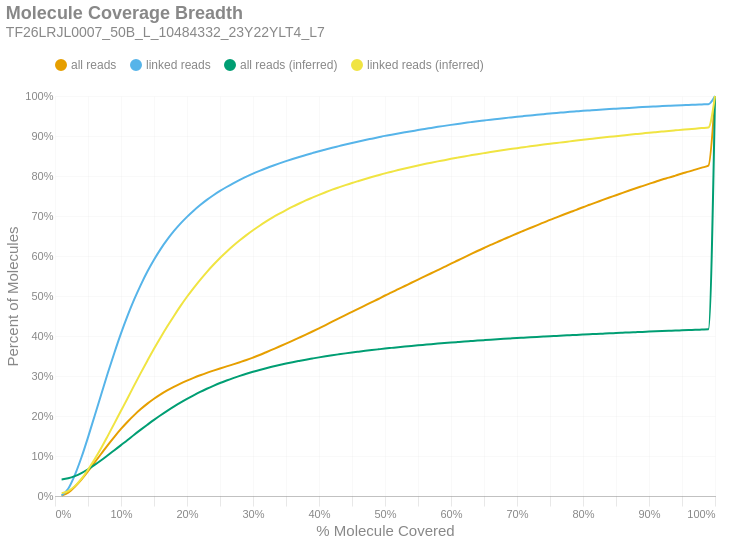

The notebook cell saved with this chart:
### Markdown cell above
### Molecule Read Coverage
This chart shows molecule coverage breadth as computed by the number of bases aligned to that molecule. In other words, "*how much of each unique long molecule is actually sequenced/aligned?*" Keep in mind there is a distinction between sequences and alignments, since some sequences belonging to a particular molecule may not align well and wouldn't appear in the alignment data. This chart also shows molecule coverage breadth as computed by the *inferred fragment* from which the aligned sequences originate. Unlike read coverage, this calculation takes into account the total insert size, including unsequenced gaps between the forward and reverse reads. Like the previous figures, these are cumulative percents.

### Code cell
if SKIPLR:
    print_html(f"Skipped")
else:
    binned_df = consolidated_hist(valids['coverage_bp'], mask, 0.01, True)
    binned_df_inf = consolidated_hist(valids['coverage_inserts'], mask, 0.01, True)
    binned_df = binned_df.with_columns(pl.lit(binned_df_inf['all reads (cumsum)']).alias('all reads (inferred)'))
    binned_df = binned_df.with_columns(pl.lit(binned_df_inf['linked reads (cumsum)']).alias('linked reads (inferred)'))
    binned_df = binned_df.with_columns(
        (pl.col('bin').cast(pl.Float64) + 0.01).alias('right_edge')
    )

    with SafeRender(binned_df):
        (
            density_plot(binned_df, 'Molecule Coverage Breadth', samplename, 'molcov', ['all reads (inferred)','linked reads (inferred)'])
            .encode(
                #x=alt.X('bin:Q', title="% Molecule Covered").axis(format = '%').scale(padding=0),
                x=alt.X('right_edge:Q', title="% Molecule Covered").axis(format='%').scale(padding=0),
                y=alt.Y('value:Q', title='Percent of Molecules')
                    .axis(format='%')
                    .stack(False)
                    .scale(domainMin=0, padding=0),
                color=alt.Color("key:N").scale(domain = ["all reads", "linked reads", "all reads (inferred)", "linked reads (inferred)"]),
                tooltip = [
                    alt.Tooltip("key:N", title = "Data Type"),
                    alt.Tooltip("range_label:N", title="% Molecule Covered"),
                    alt.Tooltip("value:Q", format = ".2%", title="% Molecules")
                ]
            )
        ).display()

### Figure 1 — Vega-Lite specification as saved in the notebook (floating-point values rounded to 4 significant figures)
{"width": "container", "height": 400, "config": {"title": {"anchor": "start", "dy": -15, "fontSize": 18, "color": "#888888", "subtitleColor": "#888888", "subtitleFontSize": 14}, "arc": {"fill": "#0072B2"}, "axis": {"domainColor": "#888888", "domainWidth": 0.5, "gridWidth": 0.2, "grid": false, "titleFontWeight": 400, "titleFontSize": 15, "labelFontSize": 11, "labelColor": "#888888", "tickColor": "#888888", "tickWidth": 0.2, "titleColor": "#888888"}, "axisBand": {"grid": false}, "axisX": {"grid": true, "tickSize": 10, "domainCap": "round"}, "axisY": {"domain": false, "grid": true, "tickSize": 0, "domainCap": "round"}, "background": "transparent", "header": {"labelFontSize": 15, "labelColor": "#888888", "titleFontSize": 15, "titleFontWeight": 600, "titleColor": "#888888"}, "legend": {"labelFont": "sans-serif", "labelFontSize": 12, "labelColor": "#888888", "symbolSize": 100, "symbolType": "circle", "titleFontSize": 12, "titlePadding": 10, "titleColor": "#888888", "title": null, "orient": "top"}, "range": {"category": ["#E69F00", "#56B4E9", "#009E73", "#F0E442", "#0072B2", "#D55E00", "#CC79A7", "#000000"], "diverging": ["#cfe8f3", "#a2d4ec", "#73bfe2", "#46abdb", "#1696d2", "#12719e"]}, "area": {"fill": "#0072B2", "fillOpacity": 0.7, "line": true, "strokeOpacity": 0.7}, "line": {"color": "#0072B2", "stroke": "#0072B2", "strokeWidth": 2}, "trail": {"color": "#0072B2", "stroke": "#0072B2", "strokeWidth": 0, "size": 1}, "point": {"filled": true, "fillOpacity": 1.0, "size": 95}, "text": {"color": "#888888", "fontSize": 11, "align": "right", "fontWeight": 400, "size": 11}, "bar": {"fill": "#0072B2", "stroke": null}, "view": {"stroke": null, "continuousWidth": 660, "continuousHeight": 400}}, "data": {"name": "data-7df96c84fd29adbab3a8af2bbbb52e69"}, "mark": {"type": "line", "interpolate": "monotone", "point": {"opacity": 0, "size": 275}}, "encoding": {"color": {"field": "key", "scale": {"domain": ["all reads", "linked reads", "all reads (inferred)", "linked reads (inferred)"]}, "type": "nominal"}, "tooltip": [{"field": "key", "title": "Data Type", "type": "nominal"}, {"field": "range_label", "title": "% Molecule Covered", "type": "nominal"}, {"field": "value", "format": ".2%", "title": "% Molecules", "type": "quantitative"}], "x": {"axis": {"format": "%"}, "field": "right_edge", "scale": {"padding": 0}, "title": "% Molecule Covered", "type": "quantitative"}, "y": {"axis": {"format": "%"}, "field": "value", "scale": {"domainMin": 0, "padding": 0}, "stack": false, "title": "Percent of Molecules", "type": "quantitative"}}, "params": [{"name": "param_c36ac31b6afebe62", "select": {"type": "point", "fields": ["key"]}, "bind": "legend"}], "title": {"text": "Molecule Coverage Breadth", "subtitle": "TF26LRJL0007_50B_L_10484332_23Y22YLT4_L7"}, "transform": [{"fold": ["all reads (cumsum)", "linked reads (cumsum)", "all reads (inferred)", "linked reads (inferred)"]}, {"calculate": "replace(datum.key, ' (cumsum)', '')", "as": "key"}, {"filter": {"param": "param_c36ac31b6afebe62"}}], "usermeta": {"embedOptions": {"downloadFileName": "TF26LRJL0007_50B_L_10484332_23Y22YLT4_L7.molcov"}}, "$schema": "https://vega.github.io/schema/vega-lite/v6.4.1.json", "datasets": {"data-7df96c84fd29adbab3a8af2bbbb52e69": [{"bin": "0.0", "interval": "0.0-0.01", "all reads": 0.0007907, "linked reads": 0.001274, "all reads (cumsum)": 0.0007907, "linked reads (cumsum)": 0.001274, "range_label": "0.0-0.01", "all reads (inferred)": 0.04153, "linked reads (inferred)": 0.007192, "right_edge": 0.01}, {"bin": "0.01", "interval": "0.01-0.02", "all reads": 0.007649, "linked reads": 0.01682, "all reads (cumsum)": 0.00844, "linked reads (cumsum)": 0.01809, "range_label": "0.01-0.02", "all reads (inferred)": 0.04418, "linked reads (inferred)": 0.0124, "right_edge": 0.02}, {"bin": "0.02", "interval": "0.02-0.03", "all reads": 0.01455, "linked reads": 0.03409, "all reads (cumsum)": 0.02299, "linked reads (cumsum)": 0.05219, "range_label": "0.02-0.03", "all reads (inferred)": 0.04954, "linked reads (inferred)": 0.02466, "right_edge": 0.03}, {"bin": "0.03", "interval": "0.03-0.04", "all reads": 0.01822, "linked reads": 0.04399, "all reads (cumsum)": 0.04121, "linked reads (cumsum)": 0.09618, "range_label": "0.03-0.04", "all reads (inferred)": 0.05729, "linked reads (inferred)": 0.04288, "right_edge": 0.04}, {"bin": "0.04", "interval": "0.04-0.05", "all reads": 0.02071, "linked reads": 0.05048, "all reads (cumsum)": 0.06192, "linked reads (cumsum)": 0.1467, "range_label": "0.04-0.05", "all reads (inferred)": 0.06693, "linked reads (inferred)": 0.06578, "right_edge": 0.05}, {"bin": "0.05", "interval": "0.05-0.06", "all reads": 0.02186, "linked reads": 0.05354, "all reads (cumsum)": 0.08378, "linked reads (cumsum)": 0.2002, "range_label": "0.05-0.06", "all reads (inferred)": 0.07765, "linked reads (inferred)": 0.09166, "right_edge": 0.06}, {"bin": "0.06", "interval": "0.06-0.07", "all reads": 0.02181, "linked reads": 0.05353, "all reads (cumsum)": 0.1056, "linked reads (cumsum)": 0.2537, "range_label": "0.06-0.07", "all reads (inferred)": 0.08928, "linked reads (inferred)": 0.1199, "right_edge": 0.07}, {"bin": "0.07", "interval": "0.07-0.08", "all reads": 0.02178, "linked reads": 0.05366, "all reads (cumsum)": 0.1274, "linked reads (cumsum)": 0.3074, "range_label": "0.07-0.08", "all reads (inferred)": 0.1017, "linked reads (inferred)": 0.1504, "right_edge": 0.08}, {"bin": "0.08", "interval": "0.08-0.09", "all reads": 0.02068, "linked reads": 0.05089, "all reads (cumsum)": 0.1481, "linked reads (cumsum)": 0.3583, "range_label": "0.08-0.09", "all reads (inferred)": 0.1145, "linked reads (inferred)": 0.1816, "right_edge": 0.09}, {"bin": "0.09", "interval": "0.09-0.1", "all reads": 0.01961, "linked reads": 0.04823, "all reads (cumsum)": 0.1677, "linked reads (cumsum)": 0.4065, "range_label": "0.09-0.1", "all reads (inferred)": 0.1273, "linked reads (inferred)": 0.213, "right_edge": 0.1}, {"bin": "0.1", "interval": "0.1-0.11", "all reads": 0.01806, "linked reads": 0.04442, "all reads (cumsum)": 0.1857, "linked reads (cumsum)": 0.4509, "range_label": "0.1-0.11", "all reads (inferred)": 0.14, "linked reads (inferred)": 0.2442, "right_edge": 0.11}, {"bin": "0.11", "interval": "0.11-0.12", "all reads": 0.0165, "linked reads": 0.04049, "all reads (cumsum)": 0.2022, "linked reads (cumsum)": 0.4914, "range_label": "0.11-0.12", "all reads (inferred)": 0.1532, "linked reads (inferred)": 0.2766, "right_edge": 0.12}, {"bin": "0.12", "interval": "0.12-0.13", "all reads": 0.01497, "linked reads": 0.03657, "all reads (cumsum)": 0.2172, "linked reads (cumsum)": 0.528, "range_label": "0.12-0.13", "all reads (inferred)": 0.1658, "linked reads (inferred)": 0.3078, "right_edge": 0.13}, {"bin": "0.13", "interval": "0.13-0.14", "all reads": 0.01371, "linked reads": 0.03331, "all reads (cumsum)": 0.2309, "linked reads (cumsum)": 0.5613, "range_label": "0.13-0.14", "all reads (inferred)": 0.1782, "linked reads (inferred)": 0.3383, "right_edge": 0.14}, {"bin": "0.14", "interval": "0.14-0.15", "all reads": 0.01218, "linked reads": 0.02943, "all reads (cumsum)": 0.2431, "linked reads (cumsum)": 0.5907, "range_label": "0.14-0.15", "all reads (inferred)": 0.1903, "linked reads (inferred)": 0.3681, "right_edge": 0.15}, {"bin": "0.15", "interval": "0.15-0.16", "all reads": 0.01105, "linked reads": 0.02658, "all reads (cumsum)": 0.2541, "linked reads (cumsum)": 0.6173, "range_label": "0.15-0.16", "all reads (inferred)": 0.2018, "linked reads (inferred)": 0.3964, "right_edge": 0.16}, {"bin": "0.16", "interval": "0.16-0.17", "all reads": 0.009856, "linked reads": 0.02344, "all reads (cumsum)": 0.264, "linked reads (cumsum)": 0.6407, "range_label": "0.16-0.17", "all reads (inferred)": 0.2128, "linked reads (inferred)": 0.4236, "right_edge": 0.17}, {"bin": "0.17", "interval": "0.17-0.18", "all reads": 0.008989, "linked reads": 0.0212, "all reads (cumsum)": 0.273, "linked reads (cumsum)": 0.6619, "range_label": "0.17-0.18", "all reads (inferred)": 0.2233, "linked reads (inferred)": 0.4495, "right_edge": 0.18}, {"bin": "0.18", "interval": "0.18-0.19", "all reads": 0.008132, "linked reads": 0.01894, "all reads (cumsum)": 0.2811, "linked reads (cumsum)": 0.6809, "range_label": "0.18-0.19", "all reads (inferred)": 0.2335, "linked reads (inferred)": 0.4745, "right_edge": 0.19}, {"bin": "0.19", "interval": "0.19-0.2", "all reads": 0.007421, "linked reads": 0.01694, "all reads (cumsum)": 0.2885, "linked reads (cumsum)": 0.6978, "range_label": "0.19-0.2", "all reads (inferred)": 0.243, "linked reads (inferred)": 0.4981, "right_edge": 0.2}, {"bin": "0.2", "interval": "0.2-0.21", "all reads": 0.006851, "linked reads": 0.01548, "all reads (cumsum)": 0.2954, "linked reads (cumsum)": 0.7133, "range_label": "0.2-0.21", "all reads (inferred)": 0.2518, "linked reads (inferred)": 0.5198, "right_edge": 0.21}, {"bin": "0.21", "interval": "0.21-0.22", "all reads": 0.006413, "linked reads": 0.01417, "all reads (cumsum)": 0.3018, "linked reads (cumsum)": 0.7275, "range_label": "0.21-0.22", "all reads (inferred)": 0.2602, "linked reads (inferred)": 0.5405, "right_edge": 0.22}, {"bin": "0.22", "interval": "0.22-0.23", "all reads": 0.006043, "linked reads": 0.01296, "all reads (cumsum)": 0.3078, "linked reads (cumsum)": 0.7404, "range_label": "0.22-0.23", "all reads (inferred)": 0.2681, "linked reads (inferred)": 0.5598, "right_edge": 0.23}, {"bin": "0.23", "interval": "0.23-0.24", "all reads": 0.005608, "linked reads": 0.01156, "all reads (cumsum)": 0.3134, "linked reads (cumsum)": 0.752, "range_label": "0.23-0.24", "all reads (inferred)": 0.2755, "linked reads (inferred)": 0.578, "right_edge": 0.24}, {"bin": "0.24", "interval": "0.24-0.25", "all reads": 0.005393, "linked reads": 0.01064, "all reads (cumsum)": 0.3188, "linked reads (cumsum)": 0.7626, "range_label": "0.24-0.25", "all reads (inferred)": 0.2824, "linked reads (inferred)": 0.5952, "right_edge": 0.25}, {"bin": "0.25", "interval": "0.25-0.26", "all reads": 0.005167, "linked reads": 0.00986, "all reads (cumsum)": 0.324, "linked reads (cumsum)": 0.7725, "range_label": "0.25-0.26", "all reads (inferred)": 0.2887, "linked reads (inferred)": 0.6108, "right_edge": 0.26}, {"bin": "0.26", "interval": "0.26-0.27", "all reads": 0.005109, "linked reads": 0.00923, "all reads (cumsum)": 0.3291, "linked reads (cumsum)": 0.7817, "range_label": "0.26-0.27", "all reads (inferred)": 0.2947, "linked reads (inferred)": 0.6254, "right_edge": 0.27}, {"bin": "0.27", "interval": "0.27-0.28", "all reads": 0.005395, "linked reads": 0.008751, "all reads (cumsum)": 0.3345, "linked reads (cumsum)": 0.7905, "range_label": "0.27-0.28", "all reads (inferred)": 0.3002, "linked reads (inferred)": 0.6391, "right_edge": 0.28}, {"bin": "0.28", "interval": "0.28-0.29", "all reads": 0.005552, "linked reads": 0.007908, "all reads (cumsum)": 0.3401, "linked reads (cumsum)": 0.7984, "range_label": "0.28-0.29", "all reads (inferred)": 0.3056, "linked reads (inferred)": 0.6522, "right_edge": 0.29}, {"bin": "0.29", "interval": "0.29-0.3", "all reads": 0.005991, "linked reads": 0.00756, "all reads (cumsum)": 0.3461, "linked reads (cumsum)": 0.8059, "range_label": "0.29-0.3", "all reads (inferred)": 0.3105, "linked reads (inferred)": 0.6643, "right_edge": 0.3}, {"bin": "0.3", "interval": "0.3-0.31", "all reads": 0.006326, "linked reads": 0.006918, "all reads (cumsum)": 0.3524, "linked reads (cumsum)": 0.8128, "range_label": "0.3-0.31", "all reads (inferred)": 0.3151, "linked reads (inferred)": 0.6757, "right_edge": 0.31}, {"bin": "0.31", "interval": "0.31-0.32", "all reads": 0.007038, "linked reads": 0.006584, "all reads (cumsum)": 0.3594, "linked reads (cumsum)": 0.8194, "range_label": "0.31-0.32", "all reads (inferred)": 0.3195, "linked reads (inferred)": 0.6864, "right_edge": 0.32}, {"bin": "0.32", "interval": "0.32-0.33", "all reads": 0.007134, "linked reads": 0.006177, "all reads (cumsum)": 0.3666, "linked reads (cumsum)": 0.8256, "range_label": "0.32-0.33", "all reads (inferred)": 0.3236, "linked reads (inferred)": 0.6966, "right_edge": 0.33}, {"bin": "0.33", "interval": "0.33-0.34", "all reads": 0.007147, "linked reads": 0.00587, "all reads (cumsum)": 0.3737, "linked reads (cumsum)": 0.8315, "range_label": "0.33-0.34", "all reads (inferred)": 0.3274, "linked reads (inferred)": 0.7058, "right_edge": 0.34}, {"bin": "0.34", "interval": "0.34-0.35", "all reads": 0.007252, "linked reads": 0.005619, "all reads (cumsum)": 0.3809, "linked reads (cumsum)": 0.8371, "range_label": "0.34-0.35", "all reads (inferred)": 0.331, "linked reads (inferred)": 0.7148, "right_edge": 0.35}, {"bin": "0.35", "interval": "0.35-0.36", "all reads": 0.007397, "linked reads": 0.005326, "all reads (cumsum)": 0.3883, "linked reads (cumsum)": 0.8424, "range_label": "0.35-0.36", "all reads (inferred)": 0.3345, "linked reads (inferred)": 0.7233, "right_edge": 0.36}, {"bin": "0.36", "interval": "0.36-0.37", "all reads": 0.007449, "linked reads": 0.00517, "all reads (cumsum)": 0.3958, "linked reads (cumsum)": 0.8476, "range_label": "0.36-0.37", "all reads (inferred)": 0.3377, "linked reads (inferred)": 0.7312, "right_edge": 0.37}, {"bin": "0.37", "interval": "0.37-0.38", "all reads": 0.007556, "linked reads": 0.004872, "all reads (cumsum)": 0.4034, "linked reads (cumsum)": 0.8525, "range_label": "0.37-0.38", "all reads (inferred)": 0.3409, "linked reads (inferred)": 0.7389, "right_edge": 0.38}, {"bin": "0.38", "interval": "0.38-0.39", "all reads": 0.007853, "linked reads": 0.004799, "all reads (cumsum)": 0.4112, "linked reads (cumsum)": 0.8573, "range_label": "0.38-0.39", "all reads (inferred)": 0.3438, "linked reads (inferred)": 0.746, "right_edge": 0.39}, {"bin": "0.39", "interval": "0.39-0.4", "all reads": 0.008061, "linked reads": 0.004777, "all reads (cumsum)": 0.4193, "linked reads (cumsum)": 0.862, "range_label": "0.39-0.4", "all reads (inferred)": 0.3466, "linked reads (inferred)": 0.7529, "right_edge": 0.4}, {"bin": "0.4", "interval": "0.4-0.41", "all reads": 0.008128, "linked reads": 0.004356, "all reads (cumsum)": 0.4274, "linked reads (cumsum)": 0.8664, "range_label": "0.4-0.41", "all reads (inferred)": 0.3493, "linked reads (inferred)": 0.7595, "right_edge": 0.41}, {"bin": "0.41", "interval": "0.41-0.42", "all reads": 0.008385, "linked reads": 0.004309, "all reads (cumsum)": 0.4358, "linked reads (cumsum)": 0.8707, "range_label": "0.41-0.42", "all reads (inferred)": 0.3519, "linked reads (inferred)": 0.7658, "right_edge": 0.42}, {"bin": "0.42", "interval": "0.42-0.43", "all reads": 0.00826, "linked reads": 0.003993, "all reads (cumsum)": 0.444, "linked reads (cumsum)": 0.8747, "range_label": "0.42-0.43", "all reads (inferred)": 0.3543, "linked reads (inferred)": 0.7717, "right_edge": 0.43}, {"bin": "0.43", "interval": "0.43-0.44", "all reads": 0.008114, "linked reads": 0.004001, "all reads (cumsum)": 0.4522, "linked reads (cumsum)": 0.8787, "range_label": "0.43-0.44", "all reads (inferred)": 0.3566, "linked reads (inferred)": 0.7773, "right_edge": 0.44}, {"bin": "0.44", "interval": "0.44-0.45", "all reads": 0.008141, "linked reads": 0.003882, "all reads (cumsum)": 0.4603, "linked reads (cumsum)": 0.8826, "range_label": "0.44-0.45", "all reads (inferred)": 0.3588, "linked reads (inferred)": 0.7827, "right_edge": 0.45}, {"bin": "0.45", "interval": "0.45-0.46", "all reads": 0.008133, "linked reads": 0.003697, "all reads (cumsum)": 0.4684, "linked reads (cumsum)": 0.8863, "range_label": "0.45-0.46", "all reads (inferred)": 0.3608, "linked reads (inferred)": 0.7877, "right_edge": 0.46}, {"bin": "0.46", "interval": "0.46-0.47", "all reads": 0.00803, "linked reads": 0.003633, "all reads (cumsum)": 0.4765, "linked reads (cumsum)": 0.8899, "range_label": "0.46-0.47", "all reads (inferred)": 0.3629, "linked reads (inferred)": 0.7926, "right_edge": 0.47}, {"bin": "0.47", "interval": "0.47-0.48", "all reads": 0.008155, "linked reads": 0.003434, "all reads (cumsum)": 0.4846, "linked reads (cumsum)": 0.8933, "range_label": "0.47-0.48", "all reads (inferred)": 0.3649, "linked reads (inferred)": 0.7975, "right_edge": 0.48}, {"bin": "0.48", "interval": "0.48-0.49", "all reads": 0.007907, "linked reads": 0.003427, "all reads (cumsum)": 0.4925, "linked reads (cumsum)": 0.8968, "range_label": "0.48-0.49", "all reads (inferred)": 0.3667, "linked reads (inferred)": 0.802, "right_edge": 0.49}, {"bin": "0.49", "interval": "0.49-0.5", "all reads": 0.00877, "linked reads": 0.003505, "all reads (cumsum)": 0.5013, "linked reads (cumsum)": 0.9003, "range_label": "0.49-0.5", "all reads (inferred)": 0.3686, "linked reads (inferred)": 0.8066, "right_edge": 0.5}, {"bin": "0.5", "interval": "0.5-0.51", "all reads": 0.00755, "linked reads": 0.003064, "all reads (cumsum)": 0.5088, "linked reads (cumsum)": 0.9033, "range_label": "0.5-0.51", "all reads (inferred)": 0.3703, "linked reads (inferred)": 0.8107, "right_edge": 0.51}, {"bin": "0.51", "interval": "0.51-0.52", "all reads": 0.008252, "linked reads": 0.002971, "all reads (cumsum)": 0.5171, "linked reads (cumsum)": 0.9063, "range_label": "0.51-0.52", "all reads (inferred)": 0.372, "linked reads (inferred)": 0.8149, "right_edge": 0.52}, {"bin": "0.52", "interval": "0.52-0.53", "all reads": 0.007954, "linked reads": 0.002901, "all reads (cumsum)": 0.525, "linked reads (cumsum)": 0.9092, "range_label": "0.52-0.53", "all reads (inferred)": 0.3737, "linked reads (inferred)": 0.8189, "right_edge": 0.53}, {"bin": "0.53", "interval": "0.53-0.54", "all reads": 0.008075, "linked reads": 0.002836, "all reads (cumsum)": 0.5331, "linked reads (cumsum)": 0.9121, "range_label": "0.53-0.54", "all reads (inferred)": 0.3752, "linked reads (inferred)": 0.8226, "right_edge": 0.54}, {"bin": "0.54", "interval": "0.54-0.55", "all reads": 0.007853, "linked reads": 0.002702, "all reads (cumsum)": 0.541, "linked reads (cumsum)": 0.9148, "range_label": "0.54-0.55", "all reads (inferred)": 0.3767, "linked reads (inferred)": 0.8263, "right_edge": 0.55}, {"bin": "0.55", "interval": "0.55-0.56", "all reads": 0.008013, "linked reads": 0.00284, "all reads (cumsum)": 0.549, "linked reads (cumsum)": 0.9176, "range_label": "0.55-0.56", "all reads (inferred)": 0.3782, "linked reads (inferred)": 0.8298, "right_edge": 0.56}, {"bin": "0.56", "interval": "0.56-0.57", "all reads": 0.007891, "linked reads": 0.002608, "all reads (cumsum)": 0.5569, "linked reads (cumsum)": 0.9202, "range_label": "0.56-0.57", "all reads (inferred)": 0.3796, "linked reads (inferred)": 0.8333, "right_edge": 0.57}, {"bin": "0.57", "interval": "0.57-0.58", "all reads": 0.007839, "linked reads": 0.002644, "all reads (cumsum)": 0.5647, "linked reads (cumsum)": 0.9228, "range_label": "0.57-0.58", "all reads (inferred)": 0.381, "linked reads (inferred)": 0.8366, "right_edge": 0.58}, {"bin": "0.58", "interval": "0.58-0.59", "all reads": 0.00795, "linked reads": 0.002485, "all reads (cumsum)": 0.5727, "linked reads (cumsum)": 0.9253, "range_label": "0.58-0.59", "all reads (inferred)": 0.3823, "linked reads (inferred)": 0.8396, "right_edge": 0.59}, {"bin": "0.59", "interval": "0.59-0.6", "all reads": 0.008293, "linked reads": 0.002461, "all reads (cumsum)": 0.581, "linked reads (cumsum)": 0.9278, "range_label": "0.59-0.6", "all reads (inferred)": 0.3836, "linked reads (inferred)": 0.8429, "right_edge": 0.6}, {"bin": "0.6", "interval": "0.6-0.61", "all reads": 0.007852, "linked reads": 0.002352, "all reads (cumsum)": 0.5888, "linked reads (cumsum)": 0.9301, "range_label": "0.6-0.61", "all reads (inferred)": 0.3849, "linked reads (inferred)": 0.8459, "right_edge": 0.61}, {"bin": "0.61", "interval": "0.61-0.62", "all reads": 0.008001, "linked reads": 0.00223, "all reads (cumsum)": 0.5968, "linked reads (cumsum)": 0.9324, "range_label": "0.61-0.62", "all reads (inferred)": 0.3861, "linked reads (inferred)": 0.8489, "right_edge": 0.62}, {"bin": "0.62", "interval": "0.62-0.63", "all reads": 0.007883, "linked reads": 0.002298, "all reads (cumsum)": 0.6047, "linked reads (cumsum)": 0.9347, "range_label": "0.62-0.63", "all reads (inferred)": 0.3873, "linked reads (inferred)": 0.8517, "right_edge": 0.63}, {"bin": "0.63", "interval": "0.63-0.64", "all reads": 0.00777, "linked reads": 0.002207, "all reads (cumsum)": 0.6125, "linked reads (cumsum)": 0.9369, "range_label": "0.63-0.64", "all reads (inferred)": 0.3885, "linked reads (inferred)": 0.8545, "right_edge": 0.64}, {"bin": "0.64", "interval": "0.64-0.65", "all reads": 0.007453, "linked reads": 0.001945, "all reads (cumsum)": 0.6199, "linked reads (cumsum)": 0.9388, "range_label": "0.64-0.65", "all reads (inferred)": 0.3896, "linked reads (inferred)": 0.8572, "right_edge": 0.65}, {"bin": "0.65", "interval": "0.65-0.66", "all reads": 0.007711, "linked reads": 0.001993, "all reads (cumsum)": 0.6276, "linked reads (cumsum)": 0.9408, "range_label": "0.65-0.66", "all reads (inferred)": 0.3907, "linked reads (inferred)": 0.8598, "right_edge": 0.66}, {"bin": "0.66", "interval": "0.66-0.67", "all reads": 0.007147, "linked reads": 0.001885, "all reads (cumsum)": 0.6348, "linked reads (cumsum)": 0.9427, "range_label": "0.66-0.67", "all reads (inferred)": 0.3917, "linked reads (inferred)": 0.8623, "right_edge": 0.67}, {"bin": "0.67", "interval": "0.67-0.68", "all reads": 0.007386, "linked reads": 0.001902, "all reads (cumsum)": 0.6422, "linked reads (cumsum)": 0.9446, "range_label": "0.67-0.68", "all reads (inferred)": 0.3928, "linked reads (inferred)": 0.8649, "right_edge": 0.68}, {"bin": "0.68", "interval": "0.68-0.69", "all reads": 0.007003, "linked reads": 0.001765, "all reads (cumsum)": 0.6492, "linked reads (cumsum)": 0.9464, "range_label": "0.68-0.69", "all reads (inferred)": 0.3938, "linked reads (inferred)": 0.8673, "right_edge": 0.69}, {"bin": "0.69", "interval": "0.69-0.7", "all reads": 0.007116, "linked reads": 0.00174, "all reads (cumsum)": 0.6563, "linked reads (cumsum)": 0.9481, "range_label": "0.69-0.7", "all reads (inferred)": 0.3948, "linked reads (inferred)": 0.8697, "right_edge": 0.7}, {"bin": "0.7", "interval": "0.7-0.71", "all reads": 0.006806, "linked reads": 0.001676, "all reads (cumsum)": 0.6631, "linked reads (cumsum)": 0.9498, "range_label": "0.7-0.71", "all reads (inferred)": 0.3958, "linked reads (inferred)": 0.8719, "right_edge": 0.71}, {"bin": "0.71", "interval": "0.71-0.72", "all reads": 0.006801, "linked reads": 0.001647, "all reads (cumsum)": 0.6699, "linked reads (cumsum)": 0.9514, "range_label": "0.71-0.72", "all reads (inferred)": 0.3967, "linked reads (inferred)": 0.8742, "right_edge": 0.72}, {"bin": "0.72", "interval": "0.72-0.73", "all reads": 0.006784, "linked reads": 0.001704, "all reads (cumsum)": 0.6767, "linked reads (cumsum)": 0.9531, "range_label": "0.72-0.73", "all reads (inferred)": 0.3976, "linked reads (inferred)": 0.8763, "right_edge": 0.73}, {"bin": "0.73", "interval": "0.73-0.74", "all reads": 0.006598, "linked reads": 0.001527, "all reads (cumsum)": 0.6833, "linked reads (cumsum)": 0.9547, "range_label": "0.73-0.74", "all reads (inferred)": 0.3985, "linked reads (inferred)": 0.8785, "right_edge": 0.74}, {"bin": "0.74", "interval": "0.74-0.75", "all reads": 0.00696, "linked reads": 0.001455, "all reads (cumsum)": 0.6902, "linked reads (cumsum)": 0.9561, "range_label": "0.74-0.75", "all reads (inferred)": 0.3994, "linked reads (inferred)": 0.8806, "right_edge": 0.75}, {"bin": "0.75", "interval": "0.75-0.76", "all reads": 0.006492, "linked reads": 0.00153, "all reads (cumsum)": 0.6967, "linked reads (cumsum)": 0.9576, "range_label": "0.75-0.76", "all reads (inferred)": 0.4002, "linked reads (inferred)": 0.8826, "right_edge": 0.76}, {"bin": "0.76", "interval": "0.76-0.77", "all reads": 0.006371, "linked reads": 0.001342, "all reads (cumsum)": 0.7031, "linked reads (cumsum)": 0.959, "range_label": "0.76-0.77", "all reads (inferred)": 0.4011, "linked reads (inferred)": 0.8846, "right_edge": 0.77}, {"bin": "0.77", "interval": "0.77-0.78", "all reads": 0.006289, "linked reads": 0.001354, "all reads (cumsum)": 0.7094, "linked reads (cumsum)": 0.9603, "range_label": "0.77-0.78", "all reads (inferred)": 0.4019, "linked reads (inferred)": 0.8866, "right_edge": 0.78}, {"bin": "0.78", "interval": "0.78-0.79", "all reads": 0.006093, "linked reads": 0.001265, "all reads (cumsum)": 0.7155, "linked reads (cumsum)": 0.9616, "range_label": "0.78-0.79", "all reads (inferred)": 0.4028, "linked reads (inferred)": 0.8885, "right_edge": 0.79}, {"bin": "0.79", "interval": "0.79-0.8", "all reads": 0.006532, "linked reads": 0.001254, "all reads (cumsum)": 0.722, "linked reads (cumsum)": 0.9629, "range_label": "0.79-0.8", "all reads (inferred)": 0.4036, "linked reads (inferred)": 0.8904, "right_edge": 0.8}, {"bin": "0.8", "interval": "0.8-0.81", "all reads": 0.005988, "linked reads": 0.001094, "all reads (cumsum)": 0.728, "linked reads (cumsum)": 0.964, "range_label": "0.8-0.81", "all reads (inferred)": 0.4043, "linked reads (inferred)": 0.8923, "right_edge": 0.81}, {"bin": "0.81", "interval": "0.81-0.82", "all reads": 0.00603, "linked reads": 0.001096, "all reads (cumsum)": 0.734, "linked reads (cumsum)": 0.9651, "range_label": "0.81-0.82", "all reads (inferred)": 0.4051, "linked reads (inferred)": 0.8941, "right_edge": 0.82}, {"bin": "0.82", "interval": "0.82-0.83", "all reads": 0.006157, "linked reads": 0.001179, "all reads (cumsum)": 0.7402, "linked reads (cumsum)": 0.9662, "range_label": "0.82-0.83", "all reads (inferred)": 0.4059, "linked reads (inferred)": 0.896, "right_edge": 0.83}, {"bin": "0.83", "interval": "0.83-0.84", "all reads": 0.005941, "linked reads": 0.001105, "all reads (cumsum)": 0.7461, "linked reads (cumsum)": 0.9673, "range_label": "0.83-0.84", "all reads (inferred)": 0.4067, "linked reads (inferred)": 0.898, "right_edge": 0.84}, {"bin": "0.84", "interval": "0.84-0.85", "all reads": 0.005754, "linked reads": 0.0009957, "all reads (cumsum)": 0.7519, "linked reads (cumsum)": 0.9683, "range_label": "0.84-0.85", "all reads (inferred)": 0.4074, "linked reads (inferred)": 0.8997, "right_edge": 0.85}, {"bin": "0.85", "interval": "0.85-0.86", "all reads": 0.005948, "linked reads": 0.0009867, "all reads (cumsum)": 0.7578, "linked reads (cumsum)": 0.9693, "range_label": "0.85-0.86", "all reads (inferred)": 0.4082, "linked reads (inferred)": 0.9014, "right_edge": 0.86}, {"bin": "0.86", "interval": "0.86-0.87", "all reads": 0.005799, "linked reads": 0.0009831, "all reads (cumsum)": 0.7636, "linked reads (cumsum)": 0.9703, "range_label": "0.86-0.87", "all reads (inferred)": 0.4089, "linked reads (inferred)": 0.9032, "right_edge": 0.87}, {"bin": "0.87", "interval": "0.87-0.88", "all reads": 0.005654, "linked reads": 0.0009652, "all reads (cumsum)": 0.7693, "linked reads (cumsum)": 0.9713, "range_label": "0.87-0.88", "all reads (inferred)": 0.4096, "linked reads (inferred)": 0.9048, "right_edge": 0.88}, {"bin": "0.88", "interval": "0.88-0.89", "all reads": 0.005527, "linked reads": 0.0009957, "all reads (cumsum)": 0.7748, "linked reads (cumsum)": 0.9723, "range_label": "0.88-0.89", "all reads (inferred)": 0.4103, "linked reads (inferred)": 0.9064, "right_edge": 0.89}, {"bin": "0.89", "interval": "0.89-0.9", "all reads": 0.005527, "linked reads": 0.0008683, "all reads (cumsum)": 0.7803, "linked reads (cumsum)": 0.9731, "range_label": "0.89-0.9", "all reads (inferred)": 0.411, "linked reads (inferred)": 0.9081, "right_edge": 0.9}, {"bin": "0.9", "interval": "0.9-0.91", "all reads": 0.0052, "linked reads": 0.0007714, "all reads (cumsum)": 0.7855, "linked reads (cumsum)": 0.9739, "range_label": "0.9-0.91", "all reads (inferred)": 0.4116, "linked reads (inferred)": 0.9097, "right_edge": 0.91}, {"bin": "0.91", "interval": "0.91-0.92", "all reads": 0.005656, "linked reads": 0.0007947, "all reads (cumsum)": 0.7912, "linked reads (cumsum)": 0.9747, "range_label": "0.91-0.92", "all reads (inferred)": 0.4123, "linked reads (inferred)": 0.9112, "right_edge": 0.92}, {"bin": "0.92", "interval": "0.92-0.93", "all reads": 0.004666, "linked reads": 0.0007947, "all reads (cumsum)": 0.7959, "linked reads (cumsum)": 0.9755, "range_label": "0.92-0.93", "all reads (inferred)": 0.4129, "linked reads (inferred)": 0.9127, "right_edge": 0.93}, {"bin": "0.93", "interval": "0.93-0.94", "all reads": 0.005178, "linked reads": 0.000775, "all reads (cumsum)": 0.801, "linked reads (cumsum)": 0.9763, "range_label": "0.93-0.94", "all reads (inferred)": 0.4135, "linked reads (inferred)": 0.9141, "right_edge": 0.94}, {"bin": "0.94", "interval": "0.94-0.95", "all reads": 0.005348, "linked reads": 0.0006997, "all reads (cumsum)": 0.8064, "linked reads (cumsum)": 0.977, "range_label": "0.94-0.95", "all reads (inferred)": 0.4142, "linked reads (inferred)": 0.9155, "right_edge": 0.95}, {"bin": "0.95", "interval": "0.95-0.96", "all reads": 0.00452, "linked reads": 0.0006315, "all reads (cumsum)": 0.8109, "linked reads (cumsum)": 0.9776, "range_label": "0.95-0.96", "all reads (inferred)": 0.4148, "linked reads (inferred)": 0.9169, "right_edge": 0.96}, {"bin": "0.96", "interval": "0.96-0.97", "all reads": 0.005026, "linked reads": 0.0006638, "all reads (cumsum)": 0.8159, "linked reads (cumsum)": 0.9783, "range_label": "0.96-0.97", "all reads (inferred)": 0.4154, "linked reads (inferred)": 0.9183, "right_edge": 0.97}, {"bin": "0.97", "interval": "0.97-0.98", "all reads": 0.004985, "linked reads": 0.0006405, "all reads (cumsum)": 0.8209, "linked reads (cumsum)": 0.9789, "range_label": "0.97-0.98", "all reads (inferred)": 0.416, "linked reads (inferred)": 0.9197, "right_edge": 0.98}, {"bin": "0.98", "interval": "0.98-0.99", "all reads": 0.004899, "linked reads": 0.0006387, "all reads (cumsum)": 0.8258, "linked reads (cumsum)": 0.9795, "range_label": "0.98-0.99", "all reads (inferred)": 0.4167, "linked reads (inferred)": 0.9211, "right_edge": 0.99}, {"bin": "0.99", "interval": "0.99-1.0", "all reads": 0.1742, "linked reads": 0.02046, "all reads (cumsum)": 1.0, "linked reads (cumsum)": 1.0, "range_label": "0.99-1.0", "all reads (inferred)": 1.0, "linked reads (inferred)": 1.0, "right_edge": 1.0}]}}
